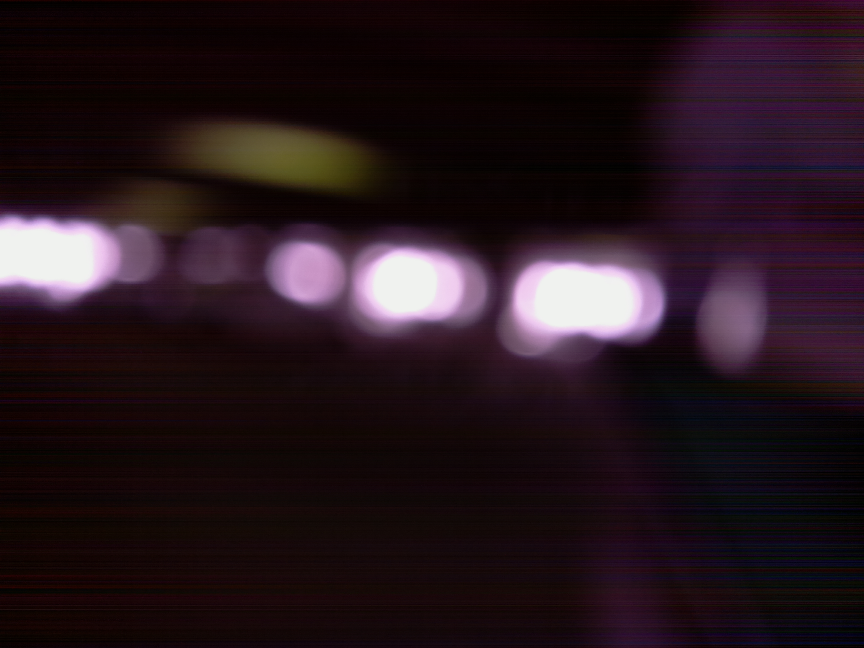
#> input picture garagepic/image.jpg, 2592 x 1944 px, given in place of the camera (shown at 1/3 size)
$ python motionTracker.py
#> lines starting #> are read from the running program, lines starting #| are printed output that depends on the picture; after the words box and inside, x2 and y2 are one past the last pixel; in counts of white or black regions, pixels touching at a corner belong together
import numpy as np
import cv2
import time

time.sleep(0.2)


cap = cv2.VideoCapture(0)

# take first frame of the video
ret, frame = cap.read()
#> frame is the input picture: shape (1944, 2592, 3); mean B, G, R 29.6, 23.1, 38.3

# setup initial location of window
r, h, c, w = 260, 100, 410, 225  # simply hardcoded the values
track_window1 = (c, r, w, h)
r, h, c, w = 220, 80, 300, 200
track_window2  = (c, r, w, h)

# set up the ROI for tracking
roi = frame[r:r + h, c:c + w]
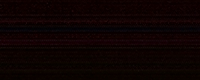
#> roi: shape (80, 200, 3); mean B, G, R 2, 2.7, 13.6
hsv_roi = cv2.cvtColor(frame, cv2.COLOR_BGR2HSV)
#> hsv_roi: shape (1944, 2592, 3); mean H, S, V 100.9, 164.2, 39.3
mask = cv2.inRange(hsv_roi, np.array((0., 60., 32.)), np.array((180., 255., 255.)))
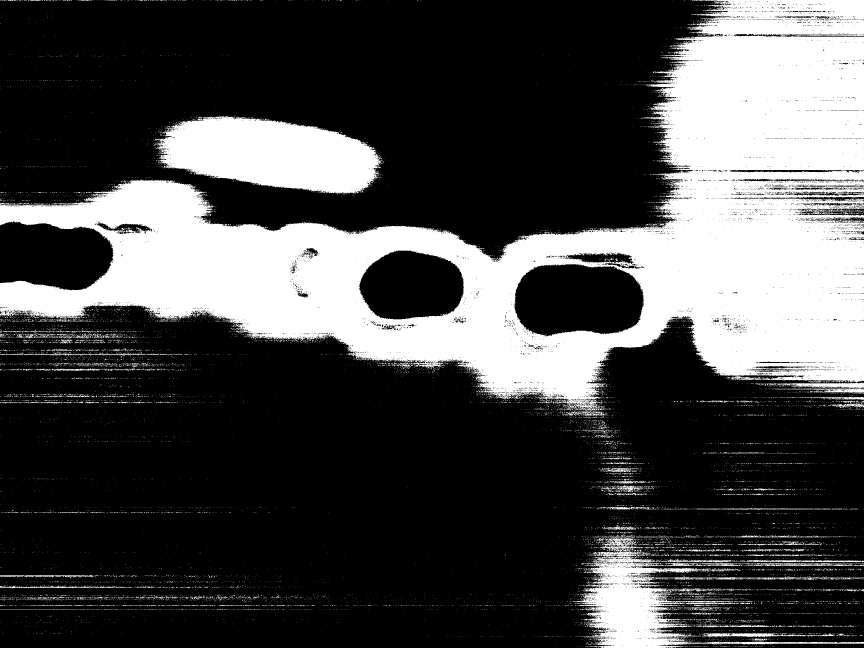
#> mask: shape (1944, 2592) (shown at 1/3 size); 28.3% white; 14343 white regions (13892 under 20 px), largest, box (x1, y1, x2, y2) and area: (0, 0, 2592, 1249) 1173901, (465, 347, 1144, 583) 109618, (1727, 1606, 2592, 1944) 63637
roi_hist = cv2.calcHist([hsv_roi], [0], mask, [180], [0, 180])
#> roi_hist = 180 values, max 62841 at index 159, min 0 at index 31, mean 7919.6
cv2.normalize(roi_hist, roi_hist, 0, 255, cv2.NORM_MINMAX)

# Setup the termination criteria, either 10 iteration or move by atleas1t 1 pt
term_crit = (cv2.TERM_CRITERIA_EPS | cv2.TERM_CRITERIA_COUNT, 10, 1)

while (1):
    rect, frame = cap.read()
    if rect:
        hsv = cv2.cvtColor(frame, cv2.COLOR_BGR2HSV)
        dst = cv2.calcBackProject([hsv], [0], roi_hist, [0, 180], 1)
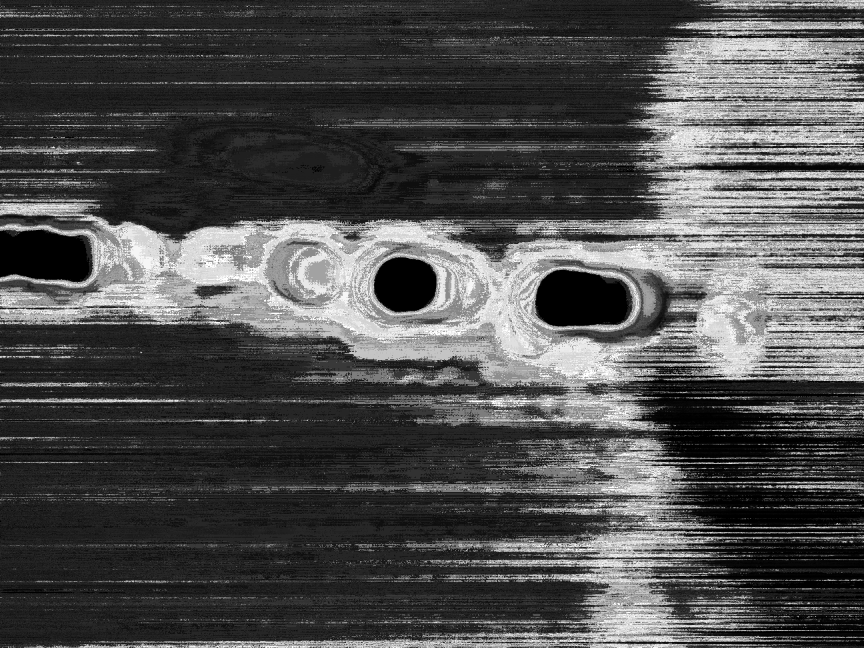
#> dst: shape (1944, 2592) (shown at 1/3 size); min 0, max 255, mean 78.7
        # apply meanshift to get the new location

        rect, track_window1 = cv2.meanShift(dst, track_window1, term_crit)
#> rect = 10; track_window1 = (357, 298, 225, 100)
        rect, track_window2 = cv2.meanShift(dst, track_window2, term_crit)
#> track_window2 = (310, 205, 200, 80)

        # Draw it on image
        x, y, w, h = track_window1
#> x = 357; y = 298; w = 225; h = 100
        x, y, w, h = track_window2
#> x = 310; y = 205; w = 200; h = 80
        cv2.rectangle(frame, (x, y), (x + w, y + h), (255, 0, 0), 2)
        dst = np.zeros_like(frame)
        dst[y:y + h, x:x + w] = frame[y:y + h, x:x + w]
#> dst: shape (1944, 2592, 3)
        cv2.imshow('dst', dst)
        k = cv2.waitKey(60) & 0xff
#> (key Esc is pressed here)
        if k == 27:
            break
    else:
        break
cv2.destroyAllWindows()
cap.release()

#############################################################################
